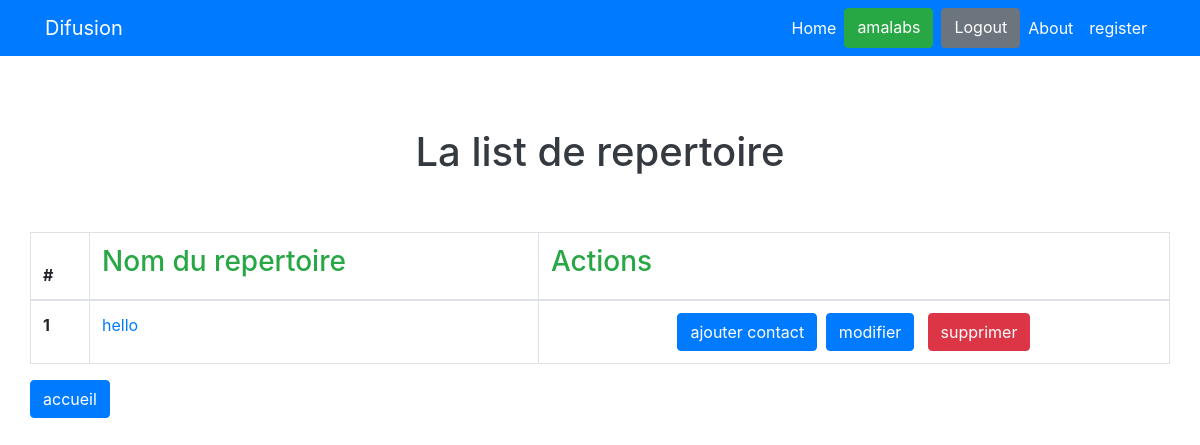
The app's page /list/ (signed in), older data.
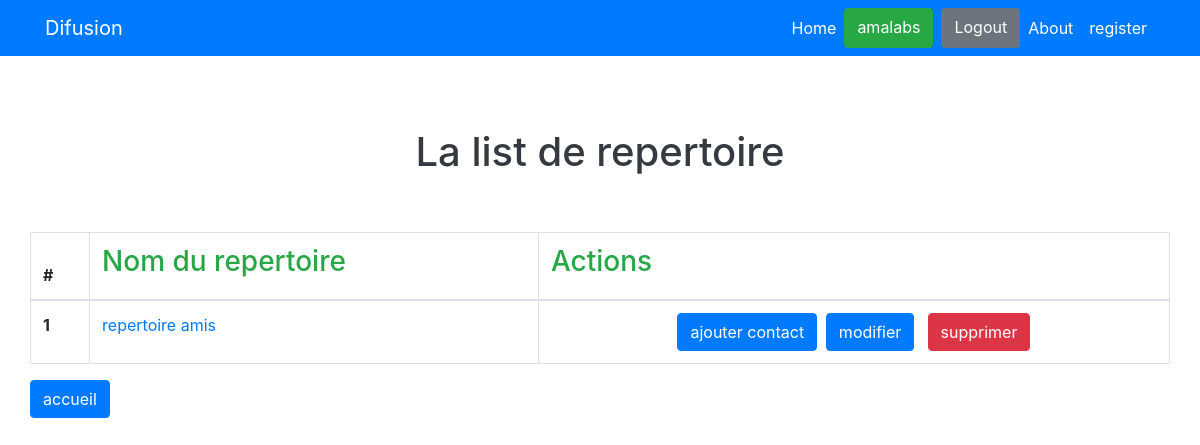
The same page, newer data.
### projet/models.py (models this page shows)
class Repertoire(models.Model):
    user=models.ForeignKey(User,on_delete=models.CASCADE, related_name='repertoires')
    nom_repertoire = models.CharField(max_length=50)
    created = models.DateTimeField(auto_now = False,auto_now_add = True)
    def __str__(self):
        return self.nom_repertoire

### projet/views.py (the view)
# urls.py: path('list/', RepertoireListView.as_view(),name='list'),
class RepertoireListView(ListView):
    model = Repertoire
    template_name = 'projet/list.html'
    context_object_name = 'repertoires'

### projet/templates/projet/list.html (shortened to what this page needs)
{% extends 'base.html' %}
{% block content %}
<br><br><br>
<div class="container">
    <div class="text text-center"> <h1 class="text-center text-dark">La list de repertoire</h1> </div>
    <br><br>
    <div class="row">
        <table class="table table-bordered">
        <thead>
            <tr>
                <th scope="col">#</th>
                <th scope="col"> <h3 class="text-success"> Nom du repertoire</h3></th>
                <th scope="col"> <h3 class="text-success"> Actions</h3></th>
            </tr>
        </thead>
        <tbody>
            {% for repertoire in request.user.repertoires.all %}
            <tr>
                <th scope="row">{{ forloop.counter }}</th>
                <td><a href="{% url 'contact:detail' pk=repertoire.pk %}">{{ repertoire }}</a></td>
                <td class="text-center"><a href="{% url 'contact:create' pk=repertoire.pk %}" class="btn btn-primary">ajouter contact</a>&thinsp;&thinsp;&thinsp;<a href="{% url 'repertoire:index' pk=repertoire.pk %}" class="btn btn-primary">modifier</a> &thinsp;&thinsp;&thinsp;<a href="{% url 'repertoire:delete' pk=repertoire.pk %}" class="btn btn-danger">supprimer</a></td>
            </tr>
            {% endfor %}
        </tbody>
    </table>
    <a href="{% url 'repertoire:index' %}"><input type="submit" value="accueil" class="btn btn-primary"></a>
{% endblock %}

### templates/base.html (shortened to what this page needs)
<!DOCTYPE html>
<html lang="en">
<head>
</head>
{% include "base/css.html" %}
<body>
    {% include "base/navbar.html" %} {% block content %} {% endblock content %} {% include "base/js.html" %}
</body>
</html>

### templates/base/css.html
{% load static %}
<link rel="stylesheet" href="{% static 'css/bootstrap.min.css' %}">

### templates/base/navbar.html (shortened to what this page needs)
<nav class="navbar navbar-expand-sm bg-primary navbar-dark">
    <div class="container">
        <a class="navbar-brand" href="#">Difusion</a>
        <div class="collapse navbar-collapse" id="navbarText">
            <ul class="navbar-nav ml-auto">
                <li class="nav-item active">
                    <a class="nav-link" href="#">Home <span class="sr-only">(current)</span></a>
                </li>
                {% if request.user.is_authenticated %}
                <a href="" class="btn btn-success">{{request.user.username}}</a>
                <a href="{% url 'client:logout' %}" class="btn btn-secondary ml-2">Logout</a>
                {% endif%}
                <li class="nav-item">
                    <a class="nav-link active" href="#">About</a>
                </li>
                <li class="nav-item">
                    <a class="nav-link active" href="{% url 'client:register' %}">register</a>
                </li>
            </ul>
        </div>
    </div>
</nav>

### templates/base/js.html (shortened to what this page needs)
{% load static %}

Row changes from the older to the newer data that the page shows:
removed Repertoire: nom_repertoire "hello"
added Repertoire: nom_repertoire "repertoire amis"
